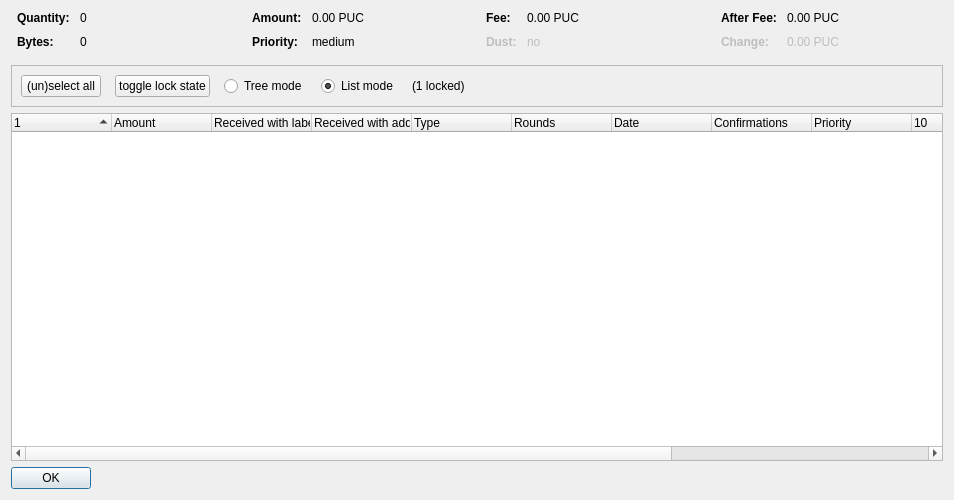
<?xml version="1.0" encoding="UTF-8"?>
<ui version="4.0">
 <class>CoinControlDialog</class>
 <widget class="QDialog" name="CoinControlDialog">
  <property name="geometry">
   <rect>
    <x>0</x>
    <y>0</y>
    <width>954</width>
    <height>500</height>
   </rect>
  </property>
  <property name="windowTitle">
   <string>Coin Selection</string>
  </property>
  <layout class="QVBoxLayout" name="verticalLayout">
   <item>
    <layout class="QHBoxLayout" name="horizontalLayoutTop" stretch="0,0,0,0">
     <property name="topMargin">
      <number>0</number>
     </property>
     <property name="bottomMargin">
      <number>10</number>
     </property>
     <item>
      <layout class="QFormLayout" name="formLayoutCoinControl1">
       <property name="horizontalSpacing">
        <number>10</number>
       </property>
       <property name="verticalSpacing">
        <number>10</number>
       </property>
       <property name="leftMargin">
        <number>6</number>
       </property>
       <property name="rightMargin">
        <number>6</number>
       </property>
       <item row="0" column="0">
        <widget class="QLabel" name="labelCoinControlQuantityText">
         <property name="font">
          <font>
           <weight>75</weight>
           <bold>true</bold>
          </font>
         </property>
         <property name="text">
          <string>Quantity:</string>
         </property>
        </widget>
       </item>
       <item row="0" column="1">
        <widget class="QLabel" name="labelCoinControlQuantity">
         <property name="cursor">
          <cursorShape>IBeamCursor</cursorShape>
         </property>
         <property name="contextMenuPolicy">
          <enum>Qt::ActionsContextMenu</enum>
         </property>
         <property name="text">
          <string notr="true">0</string>
         </property>
         <property name="textInteractionFlags">
          <set>Qt::LinksAccessibleByMouse|Qt::TextSelectableByKeyboard|Qt::TextSelectableByMouse</set>
         </property>
        </widget>
       </item>
       <item row="1" column="0">
        <widget class="QLabel" name="labelCoinControlBytesText">
         <property name="font">
          <font>
           <weight>75</weight>
           <bold>true</bold>
          </font>
         </property>
         <property name="text">
          <string>Bytes:</string>
         </property>
        </widget>
       </item>
       <item row="1" column="1">
        <widget class="QLabel" name="labelCoinControlBytes">
         <property name="cursor">
          <cursorShape>IBeamCursor</cursorShape>
         </property>
         <property name="contextMenuPolicy">
          <enum>Qt::ActionsContextMenu</enum>
         </property>
         <property name="text">
          <string notr="true">0</string>
         </property>
         <property name="textInteractionFlags">
          <set>Qt::LinksAccessibleByMouse|Qt::TextSelectableByKeyboard|Qt::TextSelectableByMouse</set>
         </property>
        </widget>
       </item>
      </layout>
     </item>
     <item>
      <layout class="QFormLayout" name="formLayoutCoinControl2">
       <property name="horizontalSpacing">
        <number>10</number>
       </property>
       <property name="verticalSpacing">
        <number>10</number>
       </property>
       <property name="leftMargin">
        <number>6</number>
       </property>
       <property name="rightMargin">
        <number>6</number>
       </property>
       <item row="0" column="0">
        <widget class="QLabel" name="labelCoinControlAmountText">
         <property name="font">
          <font>
           <weight>75</weight>
           <bold>true</bold>
          </font>
         </property>
         <property name="text">
          <string>Amount:</string>
         </property>
        </widget>
       </item>
       <item row="0" column="1">
        <widget class="QLabel" name="labelCoinControlAmount">
         <property name="cursor">
          <cursorShape>IBeamCursor</cursorShape>
         </property>
         <property name="contextMenuPolicy">
          <enum>Qt::ActionsContextMenu</enum>
         </property>
         <property name="text">
          <string notr="true">0.00 PUC</string>
         </property>
         <property name="textInteractionFlags">
          <set>Qt::LinksAccessibleByMouse|Qt::TextSelectableByKeyboard|Qt::TextSelectableByMouse</set>
         </property>
        </widget>
       </item>
       <item row="1" column="0">
        <widget class="QLabel" name="labelCoinControlPriorityText">
         <property name="font">
          <font>
           <weight>75</weight>
           <bold>true</bold>
          </font>
         </property>
         <property name="text">
          <string>Priority:</string>
         </property>
        </widget>
       </item>
       <item row="1" column="1">
        <widget class="QLabel" name="labelCoinControlPriority">
         <property name="cursor">
          <cursorShape>IBeamCursor</cursorShape>
         </property>
         <property name="contextMenuPolicy">
          <enum>Qt::ActionsContextMenu</enum>
         </property>
         <property name="text">
          <string>medium</string>
         </property>
         <property name="textInteractionFlags">
          <set>Qt::LinksAccessibleByMouse|Qt::TextSelectableByKeyboard|Qt::TextSelectableByMouse</set>
         </property>
        </widget>
       </item>
      </layout>
     </item>
     <item>
      <layout class="QFormLayout" name="formLayoutCoinControl3">
       <property name="horizontalSpacing">
        <number>10</number>
       </property>
       <property name="verticalSpacing">
        <number>10</number>
       </property>
       <property name="leftMargin">
        <number>6</number>
       </property>
       <property name="rightMargin">
        <number>6</number>
       </property>
       <item row="0" column="0">
        <widget class="QLabel" name="labelCoinControlFeeText">
         <property name="font">
          <font>
           <weight>75</weight>
           <bold>true</bold>
          </font>
         </property>
         <property name="text">
          <string>Fee:</string>
         </property>
        </widget>
       </item>
       <item row="0" column="1">
        <widget class="QLabel" name="labelCoinControlFee">
         <property name="cursor">
          <cursorShape>IBeamCursor</cursorShape>
         </property>
         <property name="contextMenuPolicy">
          <enum>Qt::ActionsContextMenu</enum>
         </property>
         <property name="text">
          <string notr="true">0.00 PUC</string>
         </property>
         <property name="textInteractionFlags">
          <set>Qt::LinksAccessibleByMouse|Qt::TextSelectableByKeyboard|Qt::TextSelectableByMouse</set>
         </property>
        </widget>
       </item>
       <item row="1" column="0">
        <widget class="QLabel" name="labelCoinControlLowOutputText">
         <property name="enabled">
          <bool>false</bool>
         </property>
         <property name="font">
          <font>
           <weight>75</weight>
           <bold>true</bold>
          </font>
         </property>
         <property name="text">
          <string>Dust:</string>
         </property>
        </widget>
       </item>
       <item row="1" column="1">
        <widget class="QLabel" name="labelCoinControlLowOutput">
         <property name="enabled">
          <bool>false</bool>
         </property>
         <property name="cursor">
          <cursorShape>IBeamCursor</cursorShape>
         </property>
         <property name="contextMenuPolicy">
          <enum>Qt::ActionsContextMenu</enum>
         </property>
         <property name="text">
          <string>no</string>
         </property>
         <property name="textInteractionFlags">
          <set>Qt::LinksAccessibleByMouse|Qt::TextSelectableByKeyboard|Qt::TextSelectableByMouse</set>
         </property>
        </widget>
       </item>
      </layout>
     </item>
     <item>
      <layout class="QFormLayout" name="formLayoutCoinControl4">
       <property name="horizontalSpacing">
        <number>10</number>
       </property>
       <property name="verticalSpacing">
        <number>10</number>
       </property>
       <property name="leftMargin">
        <number>6</number>
       </property>
       <property name="rightMargin">
        <number>6</number>
       </property>
       <item row="0" column="0">
        <widget class="QLabel" name="labelCoinControlAfterFeeText">
         <property name="font">
          <font>
           <weight>75</weight>
           <bold>true</bold>
          </font>
         </property>
         <property name="text">
          <string>After Fee:</string>
         </property>
        </widget>
       </item>
       <item row="0" column="1">
        <widget class="QLabel" name="labelCoinControlAfterFee">
         <property name="cursor">
          <cursorShape>IBeamCursor</cursorShape>
         </property>
         <property name="contextMenuPolicy">
          <enum>Qt::ActionsContextMenu</enum>
         </property>
         <property name="text">
          <string notr="true">0.00 PUC</string>
         </property>
         <property name="textInteractionFlags">
          <set>Qt::LinksAccessibleByMouse|Qt::TextSelectableByKeyboard|Qt::TextSelectableByMouse</set>
         </property>
        </widget>
       </item>
       <item row="1" column="0">
        <widget class="QLabel" name="labelCoinControlChangeText">
         <property name="enabled">
          <bool>false</bool>
         </property>
         <property name="font">
          <font>
           <weight>75</weight>
           <bold>true</bold>
          </font>
         </property>
         <property name="text">
          <string>Change:</string>
         </property>
        </widget>
       </item>
       <item row="1" column="1">
        <widget class="QLabel" name="labelCoinControlChange">
         <property name="enabled">
          <bool>false</bool>
         </property>
         <property name="cursor">
          <cursorShape>IBeamCursor</cursorShape>
         </property>
         <property name="contextMenuPolicy">
          <enum>Qt::ActionsContextMenu</enum>
         </property>
         <property name="text">
          <string notr="true">0.00 PUC</string>
         </property>
         <property name="textInteractionFlags">
          <set>Qt::LinksAccessibleByMouse|Qt::TextSelectableByKeyboard|Qt::TextSelectableByMouse</set>
         </property>
        </widget>
       </item>
      </layout>
     </item>
    </layout>
   </item>
   <item>
    <widget class="QFrame" name="frame">
     <property name="minimumSize">
      <size>
       <width>0</width>
       <height>40</height>
      </size>
     </property>
     <property name="frameShape">
      <enum>QFrame::StyledPanel</enum>
     </property>
     <property name="frameShadow">
      <enum>QFrame::Sunken</enum>
     </property>
     <layout class="QHBoxLayout" name="horizontalLayout">
      <item>
       <layout class="QHBoxLayout" name="horizontalLayoutPanel" stretch="0,0,0,0,0,0">
        <property name="spacing">
         <number>14</number>
        </property>
        <item>
         <widget class="QPushButton" name="pushButtonSelectAll">
          <property name="sizePolicy">
           <sizepolicy hsizetype="Maximum" vsizetype="Fixed">
            <horstretch>0</horstretch>
            <verstretch>0</verstretch>
           </sizepolicy>
          </property>
          <property name="text">
           <string>(un)select all</string>
          </property>
          <property name="autoDefault">
           <bool>false</bool>
          </property>
         </widget>
        </item>
        <item>
         <widget class="QPushButton" name="pushButtonToggleLock">
          <property name="sizePolicy">
           <sizepolicy hsizetype="Maximum" vsizetype="Fixed">
            <horstretch>0</horstretch>
            <verstretch>0</verstretch>
           </sizepolicy>
          </property>
          <property name="text">
           <string>toggle lock state</string>
          </property>
          <property name="autoDefault">
           <bool>false</bool>
          </property>
         </widget>
        </item>
        <item>
         <widget class="QRadioButton" name="radioTreeMode">
          <property name="sizePolicy">
           <sizepolicy hsizetype="Maximum" vsizetype="Fixed">
            <horstretch>0</horstretch>
            <verstretch>0</verstretch>
           </sizepolicy>
          </property>
          <property name="text">
           <string>Tree mode</string>
          </property>
         </widget>
        </item>
        <item>
         <widget class="QRadioButton" name="radioListMode">
          <property name="sizePolicy">
           <sizepolicy hsizetype="Maximum" vsizetype="Fixed">
            <horstretch>0</horstretch>
            <verstretch>0</verstretch>
           </sizepolicy>
          </property>
          <property name="text">
           <string>List mode</string>
          </property>
          <property name="checked">
           <bool>true</bool>
          </property>
         </widget>
        </item>
        <item>
         <widget class="QLabel" name="labelLocked">
          <property name="text">
           <string>(1 locked)</string>
          </property>
         </widget>
        </item>
        <item>
         <spacer name="horizontalSpacer">
          <property name="orientation">
           <enum>Qt::Horizontal</enum>
          </property>
          <property name="sizeHint" stdset="0">
           <size>
            <width>40</width>
            <height>20</height>
           </size>
          </property>
         </spacer>
        </item>
       </layout>
      </item>
     </layout>
    </widget>
   </item>
   <item>
    <widget class="CoinControlTreeWidget" name="treeWidget">
     <property name="contextMenuPolicy">
      <enum>Qt::CustomContextMenu</enum>
     </property>
     <property name="sortingEnabled">
      <bool>false</bool>
     </property>
     <property name="columnCount">
      <number>13</number>
     </property>
     <attribute name="headerShowSortIndicator" stdset="0">
      <bool>true</bool>
     </attribute>
     <attribute name="headerStretchLastSection">
      <bool>false</bool>
     </attribute>
     <column>
      <property name="text">
       <string/>
      </property>
     </column>
     <column>
      <property name="text">
       <string>Amount</string>
      </property>
     </column>
     <column>
      <property name="text">
       <string>Received with label</string>
      </property>
     </column>
     <column>
      <property name="text">
       <string>Received with address</string>
      </property>
     </column>
     <column>
      <property name="text">
	<string>Type</string>
      </property>
     </column>
     <column>
      <property name="text">
       <string>Rounds</string>
      </property>
     </column>
     <column>
      <property name="text">
       <string>Date</string>
      </property>
      <property name="toolTip">
       <string>Confirmed</string>
      </property>
     </column>
     <column>
      <property name="text">
       <string>Confirmations</string>
      </property>
     </column>
     <column>
      <property name="text">
       <string>Priority</string>
      </property>
     </column>
     <column>
      <property name="text">
       <string/>
      </property>
     </column>
     <column>
      <property name="text">
       <string/>
      </property>
     </column>
     <column>
      <property name="text">
       <string/>
      </property>
     </column>
     <column>
      <property name="text">
       <string/>
      </property>
     </column>
    </widget>
   </item>
   <item>
    <widget class="QDialogButtonBox" name="buttonBox">
     <property name="sizePolicy">
      <sizepolicy hsizetype="Maximum" vsizetype="Fixed">
       <horstretch>0</horstretch>
       <verstretch>0</verstretch>
      </sizepolicy>
     </property>
     <property name="orientation">
      <enum>Qt::Horizontal</enum>
     </property>
     <property name="standardButtons">
      <set>QDialogButtonBox::Ok</set>
     </property>
    </widget>
   </item>
  </layout>
 </widget>
 <customwidgets>
  <customwidget>
   <class>CoinControlTreeWidget</class>
   <extends>QTreeWidget</extends>
   <header>coincontroltreewidget.h</header>
  </customwidget>
 </customwidgets>
 <resources/>
 <connections/>
</ui>
